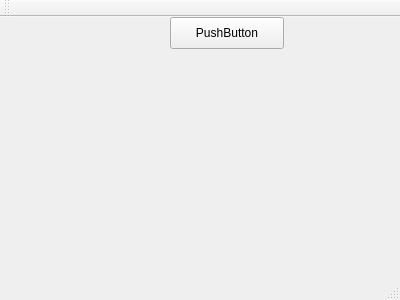
<?xml version="1.0" encoding="UTF-8"?>
<ui version="4.0">
 <class>MainWindow</class>
 <widget class="QMainWindow" name="MainWindow">
  <property name="geometry">
   <rect>
    <x>0</x>
    <y>0</y>
    <width>400</width>
    <height>300</height>
   </rect>
  </property>
  <property name="windowTitle">
   <string>MainWindow</string>
  </property>
  <widget class="QWidget" name="centralWidget">
   <widget class="QPushButton" name="pushButton">
    <property name="geometry">
     <rect>
      <x>170</x>
      <y>0</y>
      <width>114</width>
      <height>32</height>
     </rect>
    </property>
    <property name="text">
     <string>PushButton</string>
    </property>
   </widget>
  </widget>
  <widget class="QMenuBar" name="menuBar">
   <property name="geometry">
    <rect>
     <x>0</x>
     <y>0</y>
     <width>400</width>
     <height>22</height>
    </rect>
   </property>
  </widget>
  <widget class="QToolBar" name="mainToolBar">
   <attribute name="toolBarArea">
    <enum>TopToolBarArea</enum>
   </attribute>
   <attribute name="toolBarBreak">
    <bool>false</bool>
   </attribute>
  </widget>
  <widget class="QStatusBar" name="statusBar"/>
 </widget>
 <layoutdefault spacing="6" margin="11"/>
 <resources/>
 <connections/>
</ui>
